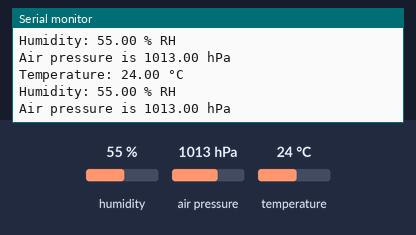
This sketch was run on a simulated ESP8266 (NodeMCU). On the bench: the last lines printed to the serial monitor. The inputs (shaded band) are chosen by the test bench; at power-on: humidity 55 %, air pressure 1013 hPa, temperature 24 °C.

Above: at 2.8 s.
2.9 s: humidity set to 22 %
At 4.3 s:
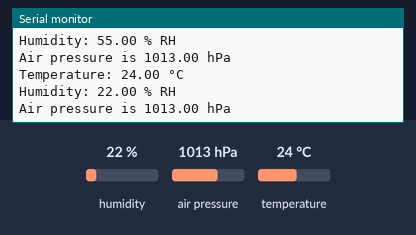
5.6 s: air pressure set to 952 hPa
At 7.2 s:
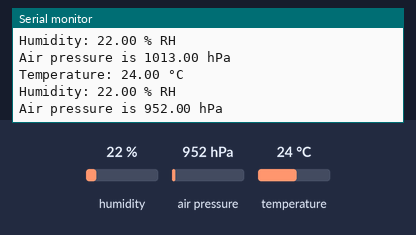
8.3 s: temperature set to 12 °C
At 10.5 s:
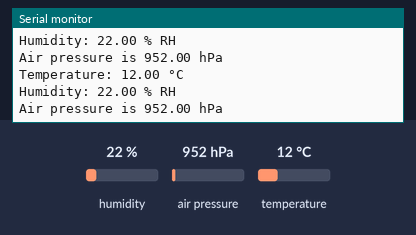

The sketch:

bme_sensor.ino
```cpp
/*
 * BME sensor example.
 * We will read the sensor data, and send it back via the UART.
 */

#include <Wire.h> // Include Arduino's I2C library
#include <Adafruit_BME280.h> // Include the BME sensor library.

// defines for the pin names
#define SCL_PIN D5
#define SDA_PIN D6

Adafruit_BME280 bme_sensor; // This is the sensor's C++ object.

void setup() {
  // put your setup code here, to run once:

  Serial.begin(115200); // Initialise the UART
  Serial.println(); // Do an empty new line

  Wire.begin(SDA_PIN, SCL_PIN); // This initialises the I2C bus on the pins we assigned

  if(bme_sensor.begin())
  {
    // If we got here, the sensor got found.
    Serial.println("BME sensor found.");
  }
  else
  {
    // If we got here, the BME sensor didn't initialise.
    Serial.println("The BME sensor could not be initialised. Is it connected properly? Is it powered? Have you edited the header file?");
    while(1); // This makes sure nothing else happens
  }


}

void loop() {
  // put your main code here, to run repeatedly:
  /*
   * These are the print statements that provide data over the UART.
   * You should see these appearing in the serial monitor.
   */
  Serial.print("Temperature: ");
  Serial.print(bme_sensor.readTemperature());
  Serial.println(" °C");

  Serial.print("Humidity: ");
  Serial.print(bme_sensor.readHumidity()); // if you want to see Fahrenheit, you need to convert it manually
  Serial.println(" % RH");

  Serial.print("Air pressure is ");
  Serial.print(bme_sensor.readPressure()/100); // Sometimes conversion is this simple
  Serial.println(" hPa");

  Serial.println(); // Do an empty new line
  delay(2000); //This delay is here so it won't blast data at you

}
```

Measured:
- after the input at 2.9 s, the serial monitor: prints a new line after 1.1 s (image 1)
- after the input at 5.6 s, the serial monitor: prints a new line after 0.41 s (image 2)
- after the input at 8.3 s, the serial monitor: prints a new line after 1.7 s (image 3)
